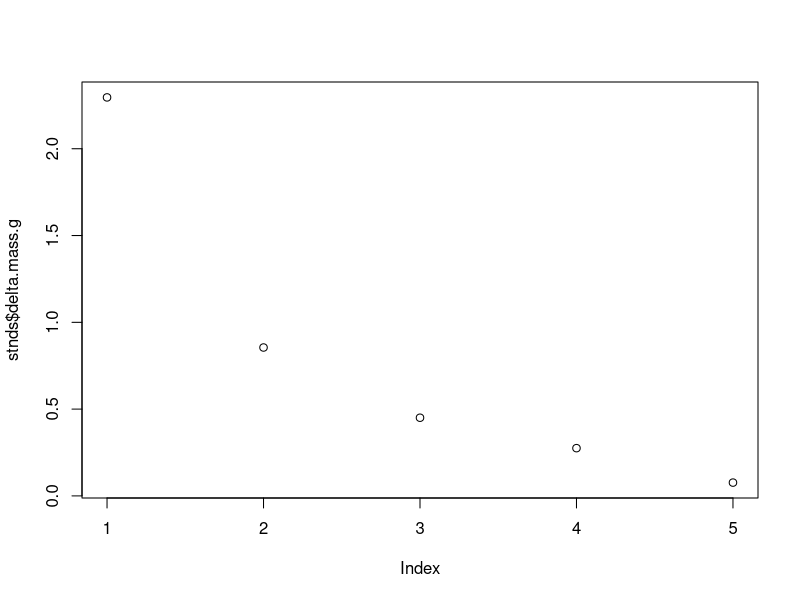
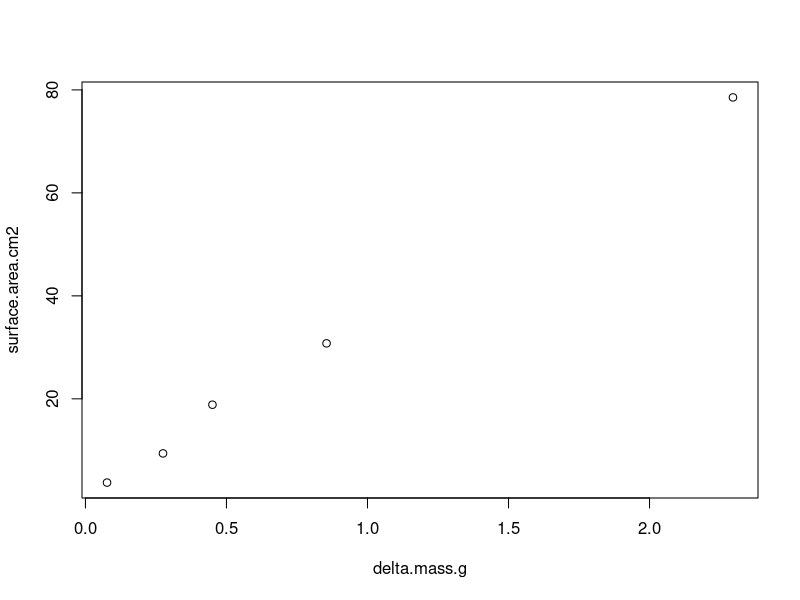
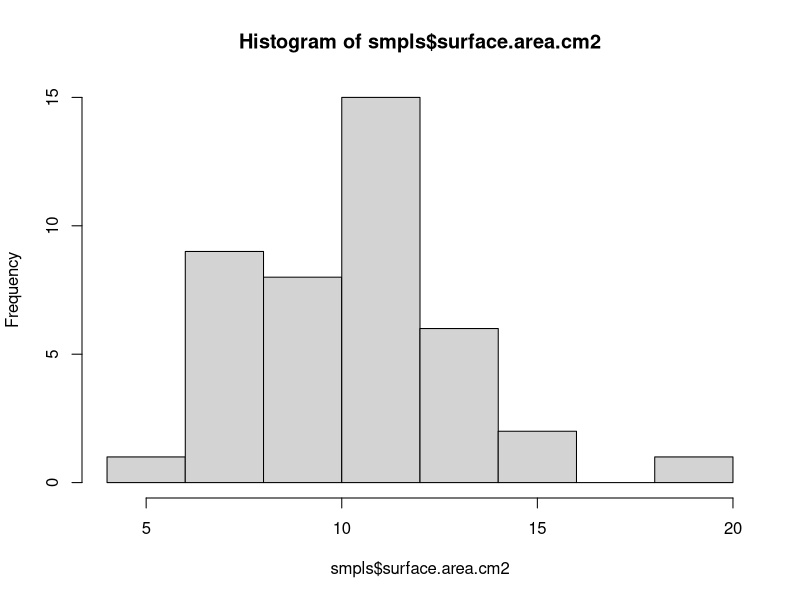

R code for these plots, in order:
## ---- chunk 1
knitr::opts_chunk$set(echo = TRUE, warning = FALSE, message = FALSE)

## install packages if you dont already have them
if (!require("tidyverse")) install.packages("tidyverse")

# load packages
library(tidyverse)
## ---- chunk 2

#load wax data
wax.data <- read.csv("data/TPC/Apul_Oct2024_TPC_surface_area_data.csv", header=TRUE)

wax.data$delta.mass.g <- wax.data$weight2.g-wax.data$weight1.g
stnds <- subset(wax.data, Sample=="Standard")
plot(stnds$delta.mass.g)

#calculate the surface area of the spherical standards from the diameter
stnds$rad <- stnds$Diameter/2
stnds$surface.area.cm2 <- 4*pi*(stnds$rad)^2

# calculate the curve coefficients for slope and intercept to apply as the standard
stnd.curve <- lm(surface.area.cm2~delta.mass.g, data=stnds)
plot(surface.area.cm2~delta.mass.g, data=stnds)
stnd.curve$coefficients
summary(stnd.curve)$r.squared #r-squared 


## ---- chunk 3
#Calculate surface area using the standard curve
smpls <- subset(wax.data, Sample=="Coral")
smpls$surface.area.cm2 <- stnd.curve$coefficients[2] * smpls$delta.mass.g + stnd.curve$coefficients[1]

#select the samples only
smpls <- smpls %>%
  select(-Sample, -Diameter)

smpls %>%
  count(fragment_ID) %>% arrange(n)

#check the range to make sure your samples fall within the range of the standards
range(smpls$surface.area.cm2)
hist(smpls$surface.area.cm2)
range(stnds$surface.area.cm2)

#Save the output for use in normalization for phys assays
smpls%>%
  select(fragment_ID, surface.area.cm2)%>%
    write_csv("data/TPC/Apul_TPCBASS_surface.area.calc.csv")
